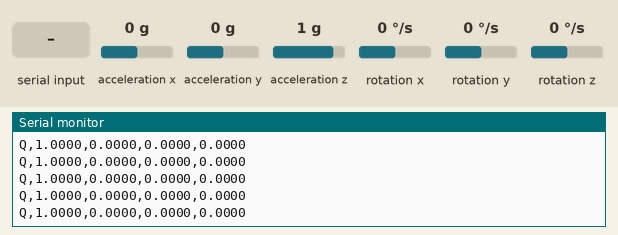
Simulated run of this program. Board: ESP32. Shown: the last lines printed to the serial monitor. Wiring (inferred from the names in the program): MPU-9250 motion sensor at I2C address 0x68. Inputs (shaded band) come from the test bench; at power-on: acceleration x 0 g, acceleration y 0 g, rotation x 0 °/s, rotation y 0 °/s, acceleration z 1 g, rotation z 0 °/s.

Above: at 5.3 s.
5.4 s: acceleration x set to -0.8 g
At 5.9 s:
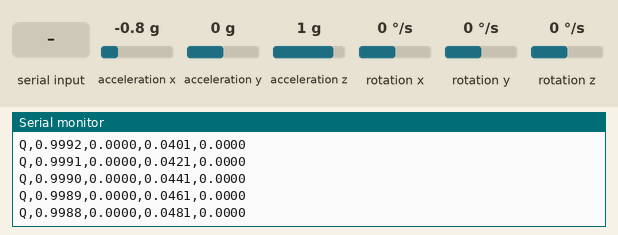
6.9 s: "r" received over Serial
8.4 s: acceleration y set to -1.4 g
At 9.2 s:
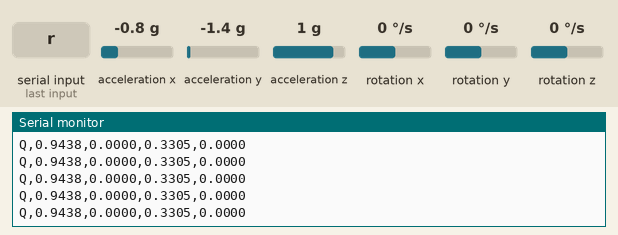
9.9 s: rotation x set to -192 °/s
At 10.4 s:
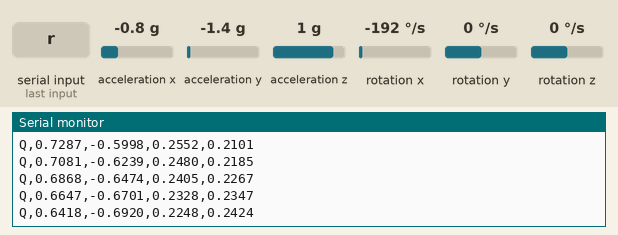
11.4 s: "1" received over Serial
12.9 s: rotation y set to -192 °/s
At 13.9 s:
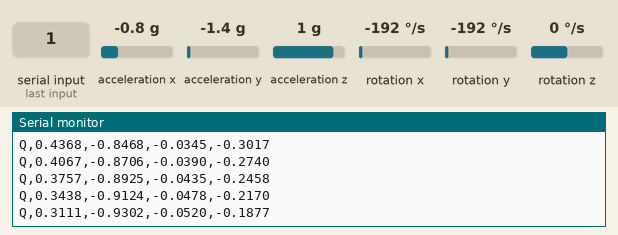
Timing chart, 0 to 15.4 s (numbered marks = the images above; inputs shaded):
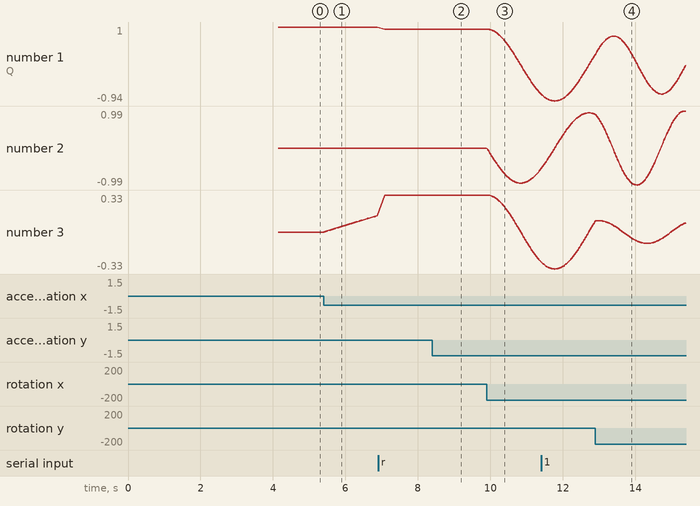

The program:

main.cpp
```cpp
// AXON1 — MPU6500 orientation streamer for the 3D rocket viewer
// ---------------------------------------------------------------
// * Reads the gyro + accelerometer at 200 Hz
// * Fuses them with a Madgwick filter (6-axis, no magnetometer)
// * Streams the orientation quaternion at 50 Hz:   Q,w,x,y,z
// * Lines starting with '#' are status messages
//
// Mounting convention: IMU +Y axis points toward the rocket's NOSE.
//
// Serial commands (sent by the viewer's buttons, or type them in a monitor):
//   r  = reset orientation from gravity (also zeroes the spin/heading drift)
//   c  = recalibrate the gyro (keep the rocket perfectly still for ~2 s)

#include <Arduino.h>
#include <Wire.h>

// ---- Wiring: use the same pins your I2C scanner worked with ----
const int SDA_PIN = 21;
const int SCL_PIN = 22;

const uint8_t MPU = 0x68;

// ±16 g and ±2000 °/s ranges
const float ACC_LSB_PER_G   = 2048.0f;
const float GYRO_LSB_PER_DPS = 16.4f;
const float DEG2RAD = 0.01745329252f;

const uint32_t LOOP_US  = 5000;  // 200 Hz filter update
const int      PRINT_EVERY = 4;  // 200 / 4 = 50 Hz output

// Madgwick gain: higher = trusts the accelerometer more (faster correction,
// more jitter); lower = trusts the gyro more (smoother, slower correction).
float beta = 0.1f;

float q0 = 1, q1 = 0, q2 = 0, q3 = 0;   // body -> earth quaternion (earth Z = up)
float gBias[3] = {0, 0, 0};             // gyro bias in °/s

// ---------------------------------------------------------------- IMU I/O
void writeReg(uint8_t reg, uint8_t val) {
  Wire.beginTransmission(MPU);
  Wire.write(reg);
  Wire.write(val);
  Wire.endTransmission();
}

uint8_t readReg(uint8_t reg) {
  Wire.beginTransmission(MPU);
  Wire.write(reg);
  if (Wire.endTransmission(false) != 0) return 0xFF;
  if (Wire.requestFrom(MPU, (uint8_t)1) != 1) return 0xFF;
  return Wire.read();
}

// acc in g, gyro in °/s (raw, bias NOT removed). Returns false on I2C error.
bool readIMU(float acc[3], float gyro[3]) {
  Wire.beginTransmission(MPU);
  Wire.write(0x3B);                       // ACCEL_XOUT_H
  if (Wire.endTransmission(false) != 0) return false;
  if (Wire.requestFrom(MPU, (uint8_t)14) != 14) return false;

  int16_t raw[7];
  for (int i = 0; i < 7; i++) {
    uint8_t hi = Wire.read();
    uint8_t lo = Wire.read();
    raw[i] = (int16_t)((hi << 8) | lo);
  }
  for (int i = 0; i < 3; i++) {
    acc[i]  = raw[i]     / ACC_LSB_PER_G;
    gyro[i] = raw[i + 4] / GYRO_LSB_PER_DPS;   // raw[3] is temperature
  }
  return true;
}

// ---------------------------------------------------------------- calibration
void calibrateGyro() {
  Serial.println("# Calibrating gyro - keep the rocket still...");
  const int N = 1000;
  double sum[3] = {0, 0, 0};
  int good = 0;
  float a[3], g[3];
  for (int i = 0; i < N; i++) {
    if (readIMU(a, g)) {
      for (int k = 0; k < 3; k++) sum[k] += g[k];
      good++;
    }
    delay(2);
  }
  if (good > 0) for (int k = 0; k < 3; k++) gBias[k] = sum[k] / good;
  Serial.printf("# Gyro bias (deg/s): %.2f %.2f %.2f\n", gBias[0], gBias[1], gBias[2]);
}

// Start the filter at the orientation gravity says we're in, so it doesn't
// have to slowly converge from "lying flat". Heading (spin) is set to zero.
void initFromAccel() {
  float a[3], g[3];
  float sum[3] = {0, 0, 0};
  int good = 0;
  for (int i = 0; i < 50; i++) {
    if (readIMU(a, g)) { for (int k = 0; k < 3; k++) sum[k] += a[k]; good++; }
    delay(2);
  }
  if (good == 0) return;
  float ax = sum[0], ay = sum[1], az = sum[2];
  float n = sqrtf(ax * ax + ay * ay + az * az);
  if (n < 1e-6f) return;
  ax /= n; ay /= n; az /= n;

  // Shortest rotation taking the measured "up" (accel direction) onto earth +Z
  if (az < -0.9999f) {          // exactly upside down
    q0 = 0; q1 = 1; q2 = 0; q3 = 0;
  } else {
    q0 = 1.0f + az; q1 = ay; q2 = -ax; q3 = 0;
    float m = sqrtf(q0 * q0 + q1 * q1 + q2 * q2 + q3 * q3);
    q0 /= m; q1 /= m; q2 /= m; q3 /= m;
  }
  Serial.println("# Orientation reset from gravity");
}

// ---------------------------------------------------------------- Madgwick (IMU)
// gx,gy,gz in rad/s; ax,ay,az in any unit; dt in seconds
void madgwickUpdate(float gx, float gy, float gz, float ax, float ay, float az, float dt) {
  float qDot0 = 0.5f * (-q1 * gx - q2 * gy - q3 * gz);
  float qDot1 = 0.5f * ( q0 * gx + q2 * gz - q3 * gy);
  float qDot2 = 0.5f * ( q0 * gy - q1 * gz + q3 * gx);
  float qDot3 = 0.5f * ( q0 * gz + q1 * gy - q2 * gx);

  float an = sqrtf(ax * ax + ay * ay + az * az);
  // Only correct with the accelerometer when it's measuring roughly 1 g
  // (ignores it during hard shakes / motor thrust)
  if (an > 0.5f && an < 1.5f) {
    ax /= an; ay /= an; az /= an;

    float _2q0 = 2.0f * q0, _2q1 = 2.0f * q1, _2q2 = 2.0f * q2, _2q3 = 2.0f * q3;
    float _4q0 = 4.0f * q0, _4q1 = 4.0f * q1, _4q2 = 4.0f * q2;
    float _8q1 = 8.0f * q1, _8q2 = 8.0f * q2;
    float q0q0 = q0 * q0, q1q1 = q1 * q1, q2q2 = q2 * q2, q3q3 = q3 * q3;

    float s0 = _4q0 * q2q2 + _2q2 * ax + _4q0 * q1q1 - _2q1 * ay;
    float s1 = _4q1 * q3q3 - _2q3 * ax + 4.0f * q0q0 * q1 - _2q0 * ay - _4q1
               + _8q1 * q1q1 + _8q1 * q2q2 + _4q1 * az;
    float s2 = 4.0f * q0q0 * q2 + _2q0 * ax + _4q2 * q3q3 - _2q3 * ay - _4q2
               + _8q2 * q1q1 + _8q2 * q2q2 + _4q2 * az;
    float s3 = 4.0f * q1q1 * q3 - _2q1 * ax + 4.0f * q2q2 * q3 - _2q2 * ay;

    float sn = sqrtf(s0 * s0 + s1 * s1 + s2 * s2 + s3 * s3);
    if (sn > 1e-9f) {
      qDot0 -= beta * s0 / sn;
      qDot1 -= beta * s1 / sn;
      qDot2 -= beta * s2 / sn;
      qDot3 -= beta * s3 / sn;
    }
  }

  q0 += qDot0 * dt; q1 += qDot1 * dt; q2 += qDot2 * dt; q3 += qDot3 * dt;
  float qn = sqrtf(q0 * q0 + q1 * q1 + q2 * q2 + q3 * q3);
  q0 /= qn; q1 /= qn; q2 /= qn; q3 /= qn;
}

// ---------------------------------------------------------------- setup / loop
void setup() {
  Serial.begin(115200);
  Wire.begin(SDA_PIN, SCL_PIN);
  Wire.setClock(400000);
  delay(200);

  uint8_t id = readReg(0x75);
  Serial.printf("# WHO_AM_I = 0x%02X\n", id);
  while (id != 0x70 && id != 0x71 && id != 0x73) {
    Serial.println("# IMU not found - check wiring / SDA_PIN / SCL_PIN");
    delay(1000);
    id = readReg(0x75);
  }

  writeReg(0x6B, 0x80);  delay(100);   // reset the chip
  writeReg(0x6B, 0x01);  delay(50);    // wake up, gyro PLL clock
  writeReg(0x19, 0x00);                // sample-rate divider = 0
  writeReg(0x1A, 0x03);                // gyro low-pass ~41 Hz
  writeReg(0x1B, 0x18);                // gyro ±2000 °/s
  writeReg(0x1C, 0x18);                // accel ±16 g
  writeReg(0x1D, 0x03);                // accel low-pass ~41 Hz
  delay(50);

  calibrateGyro();
  initFromAccel();
  Serial.println("# Streaming");
}

void loop() {
  // Commands from the viewer
  while (Serial.available()) {
    char c = Serial.read();
    if (c == 'r') initFromAccel();
    if (c == 'c') { calibrateGyro(); initFromAccel(); }
  }

  static uint32_t last = micros();
  uint32_t now = micros();
  if (now - last < LOOP_US) return;
  float dt = (now - last) * 1e-6f;
  last = now;
  if (dt > 0.05f) dt = 0.05f;          // after a pause (e.g. calibration)

  float a[3], g[3];
  if (!readIMU(a, g)) return;

  madgwickUpdate((g[0] - gBias[0]) * DEG2RAD,
                 (g[1] - gBias[1]) * DEG2RAD,
                 (g[2] - gBias[2]) * DEG2RAD,
                 a[0], a[1], a[2], dt);

  static int n = 0;
  if (++n >= PRINT_EVERY) {
    n = 0;
    Serial.printf("Q,%.4f,%.4f,%.4f,%.4f\n", q0, q1, q2, q3);
  }
}
```

attitude.cpp
```cpp

```

controller.cpp
```cpp

```

imu.cpp
```cpp

```

telemetry.cpp
```cpp

```

tvc.cpp
```cpp

```

Measured:
- after the input at 5.4 s, the serial monitor: prints a new line at once (image 1)
- after the input at 8.4 s, the serial monitor: prints a new line at once (image 2)
- after the input at 9.9 s, the serial monitor: prints a new line at once (image 3)
- plotted number 1: 1 → 0.99 after the input at 5.4 s, 0.94 → 0.94 after the input at 8.4 s, 0.94 → -0.76 after the input at 9.9 s
- plotted number 2: 0 → -0.56 after the input at 9.9 s
- plotted number 3: 0 → 0.15 after the input at 5.4 s, 0.33 → 0.33 after the input at 8.4 s, 0.33 → -0.27 after the input at 9.9 s
